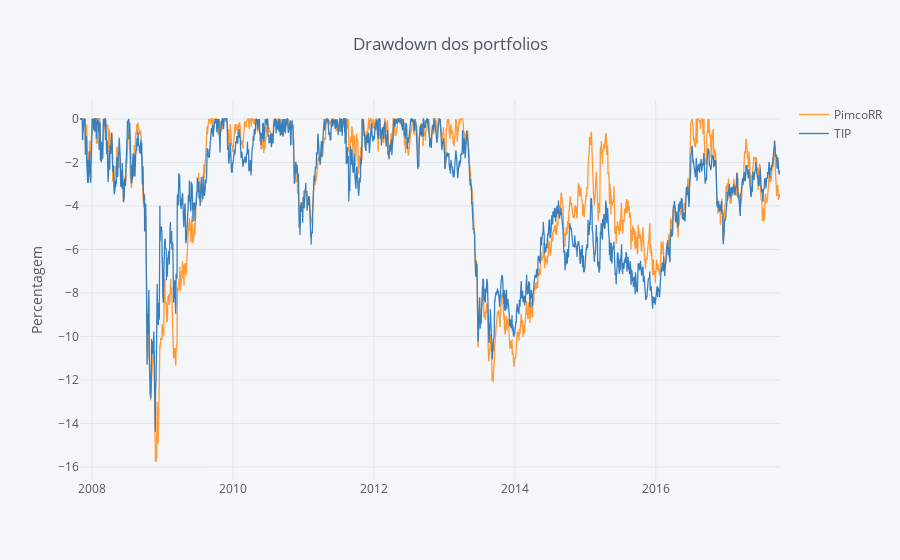

Notebook source saved alongside this figure:
### Code cell
#### Computing Drawdowns ####
DD = round(compute_drawdowns(Quotes_df_norm), 2)

DD.iplot(kind='scatter', title='Drawdown dos portfolios', yTitle='Percentagem')

### Figure 1 — Plotly figure (JSON) as saved in the notebook; plotly's stock layout.template omitted (floating-point values rounded to 4 significant figures; data arrays with more than 128 entries replaced by an {"elided": "..."} marker saying what was removed)
{"data": [{"line": {"color": "rgba(255, 153, 51, 1.0)", "dash": "solid", "width": 1.3}, "mode": "lines", "name": "PimcoRR", "text": "", "type": "scatter", "x": {"elided": "2502 str values"}, "y": {"elided": "2502 float values"}}, {"line": {"color": "rgba(55, 128, 191, 1.0)", "dash": "solid", "width": 1.3}, "mode": "lines", "name": "TIP", "text": "", "type": "scatter", "x": {"elided": "2502 str values"}, "y": {"elided": "2502 float values"}}], "layout": {"legend": {"bgcolor": "#F5F6F9", "font": {"color": "#4D5663"}}, "paper_bgcolor": "#F5F6F9", "plot_bgcolor": "#F5F6F9", "title": "Drawdown dos portfolios", "titlefont": {"color": "#4D5663"}, "xaxis1": {"gridcolor": "#E1E5ED", "showgrid": true, "tickfont": {"color": "#4D5663"}, "title": "", "titlefont": {"color": "#4D5663"}, "zerolinecolor": "#E1E5ED"}, "yaxis1": {"gridcolor": "#E1E5ED", "showgrid": true, "tickfont": {"color": "#4D5663"}, "title": "Percentagem", "titlefont": {"color": "#4D5663"}, "zerolinecolor": "#E1E5ED"}}}
